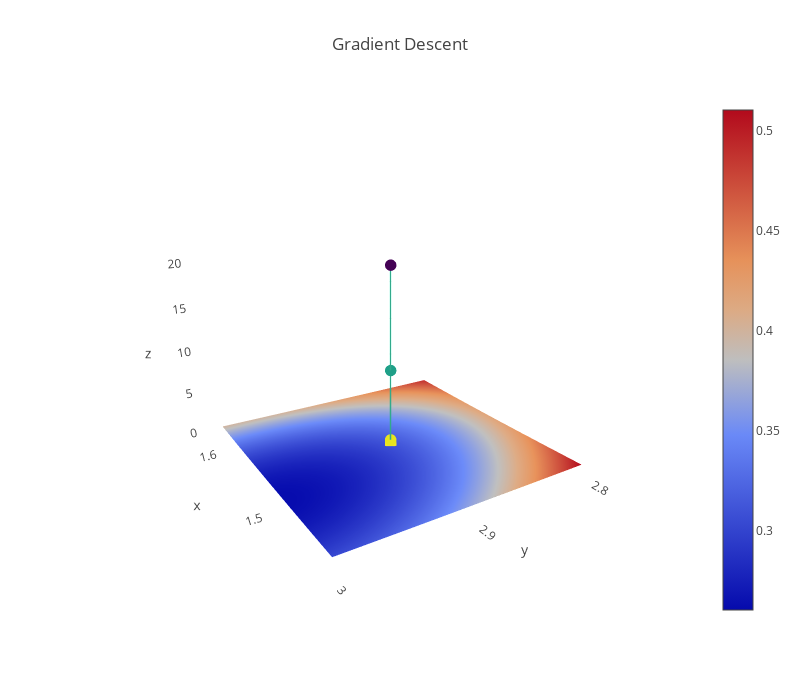

Notebook cell for this chart:
### Code cell
# Run me to see another 3D plot (gradient descent with decaying alpha)
plot_3d(ts_decay[:, 0], ts_decay[:, 1], loss_decay, l2_loss, sin_model, x, y)
